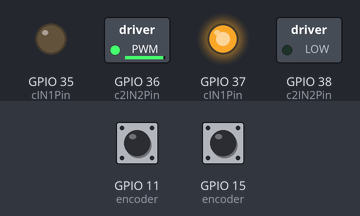
Simulated run of this sketch. Board: ESP32. Parts: switched loads named in the sketch (green lamp = pin HIGH), output pins drawn as LEDs (lit = HIGH). The inputs (shaded band) are chosen by the test bench; at power-on: GPIO 11 (encoder) HIGH, GPIO 15 (encoder) HIGH.

Above: at 0.1 s.
Timing chart, 0 to 1.6 s (numbered marks = the images above):
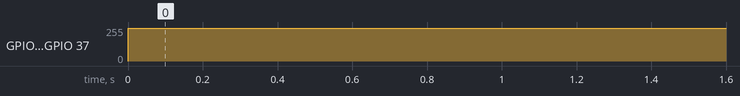

Measured:
- by itself, GPIO 36 (c2IN2Pin), GPIO 37 (cIN1Pin): 0/255 → 244/255 at 0.00 s

The sketch:

FanAndBeltCode.ino
```cpp
// MSE 2202 MSEBot base code for Lab 3
// Language: Arduino
// Authors: Eugen Porter and Michael Naish

#include <Arduino.h>
#include <Wire.h>
#include <Adafruit_NeoPixel.h>
#include <Adafruit_TCS34725.h>

// Function declarations
void setMotor(int dir, int pwm, int in1, int in2);
void encoderISR();

// Port pin constants
#define LEFT_MOTOR_A        35
#define LEFT_MOTOR_B        36
#define RIGHT_MOTOR_A       37
#define RIGHT_MOTOR_B       38
#define ENCODER_LEFT_A      15
#define ENCODER_LEFT_B      16
#define ENCODER_RIGHT_A     11
#define ENCODER_RIGHT_B     12

// Constants
const int cPWMRes = 8;
const int cPWMFreq = 20000;
const int cNumMotors = 2;
const int cIN1Pin[] = {LEFT_MOTOR_A, RIGHT_MOTOR_A};
const int cIN1Chan[] = {0, 1};
const int c2IN2Pin[] = {LEFT_MOTOR_B, RIGHT_MOTOR_B};
const int cIN2Chan[] = {2, 3};

// Variables
unsigned char driveSpeed;
unsigned char driveIndex;

// Encoder structure
struct Encoder {
   const int chanA;
   const int chanB;
   long pos;
} encoder[] = {{ENCODER_LEFT_A, ENCODER_LEFT_B, 0}, {ENCODER_RIGHT_A, ENCODER_RIGHT_B, 0}};

void setup() {
   for (int k = 0; k < cNumMotors; k++) {
      ledcAttachPin(cIN1Pin[k], cIN1Chan[k]);
      ledcSetup(cIN1Chan[k], cPWMFreq, cPWMRes);
      ledcAttachPin(c2IN2Pin[k], cIN2Chan[k]);
      ledcSetup(cIN2Chan[k], cPWMFreq, cPWMRes);
      pinMode(encoder[k].chanA, INPUT);
      pinMode(encoder[k].chanB, INPUT);
      attachInterrupt(digitalPinToInterrupt(encoder[k].chanA), encoderISR, RISING);
   }
}

void loop() {
   // constantly spin motors
   setMotor(-1, 245, cIN1Chan[0], cIN2Chan[0]);
   setMotor(1, 245, cIN1Chan[1], cIN2Chan[1]);
}

// send motor control signals
void setMotor(int dir, int pwm, int in1, int in2) {
   if (dir == 1) {
      ledcWrite(in1, pwm);
      ledcWrite(in2, 0);
   }
   else if (dir == -1) {
      ledcWrite(in1, 0);
      ledcWrite(in2, pwm);
   }
   else {
      ledcWrite(in1, 0);
      ledcWrite(in2, 0);
   }
}

// encoder interrupt service routine
void encoderISR() {
   for (int k = 0; k < cNumMotors; k++) {
      int b = digitalRead(encoder[k].chanB);
      if (b > 0) {
         encoder[k].pos++;
      }
      else {
         encoder[k].pos--;
      }
   }
}
```
